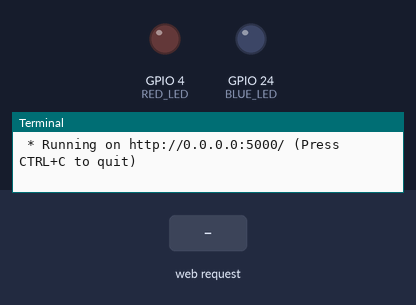
The program below on a simulated Raspberry Pi (BCM pin numbers). Parts: output pins drawn as LEDs (lit = HIGH), the last lines printed to the terminal. The inputs (shaded band) are chosen by the test bench. The clock reads 2024-03-15 10:24:30 at power-on unless the program sets it.

Above: at 1.2 s.
1.3 s: HTTP request for /led/red/on received
At 2.5 s:
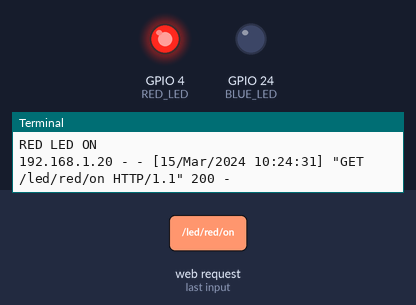
2.8 s: HTTP request for /led/blue/on received
At 3.8 s:
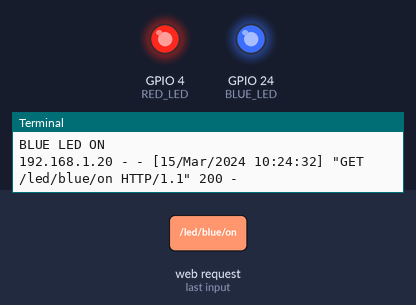
4.3 s: HTTP request for /led/red/off received
At 4.9 s:
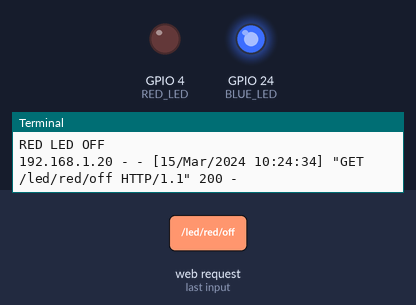
Timing chart, 0 to 7.3 s (numbered marks = the images above; inputs shaded):
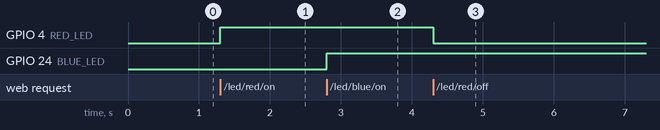

The program:

flask_led_task2.py
```python
from flask import Flask, render_template
import RPi.GPIO as GPIO

app = Flask(__name__)
RED_LED = 4
BLUE_LED = 24
GPIO.setmode(GPIO.BCM)
GPIO.setup(RED_LED, GPIO.OUT)
GPIO.setup(BLUE_LED, GPIO.OUT)

@app.route("/")
def hello():
    return render_template("led2.html")

@app.route("/led/<color>/<op>")
def led_op(color, op):
    if color == "red":
        if op == "on":
            GPIO.output(RED_LED, GPIO.HIGH)
            print("RED LED ON")
            return "RED LED ON"
        elif op == "off":
            GPIO.output(RED_LED, GPIO.LOW)
            print("RED LED OFF")
            return"RED LED OFF"
    elif color == "blue":
        if op == "on":
            GPIO.output(BLUE_LED, GPIO.HIGH)
            print("BLUE LED ON")
            return "BLUE LED ON"
        elif op == "off":
            GPIO.output(BLUE_LED, GPIO.LOW)
            print("BLUE LED OFF")
            return "BLUE LED OFF"
    else:
        return "URL Erorr"

# 터미널에서 직접 실행한 경우
if __name__ == "__main__":
    try:
        app.run(host="0.0.0.0")
    finally:
        print("clean up")
        GPIO.cleanup()
```

Measured:
- after the input at 1.3 s, GPIO 4 (RED_LED): LOW → HIGH at once
- after the input at 2.8 s, GPIO 24 (BLUE_LED): LOW → HIGH at once
- after the input at 4.3 s, GPIO 4 (RED_LED): HIGH → LOW at once
